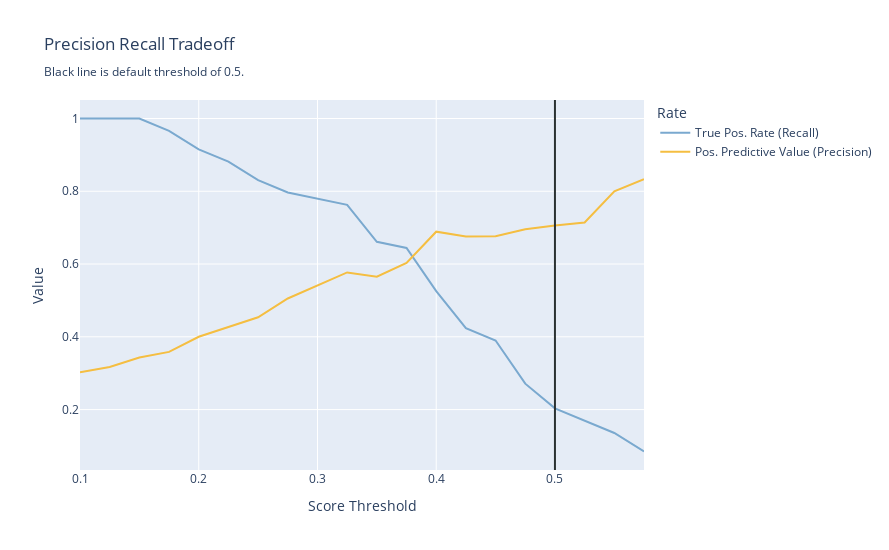

The code cell stored with this chart in its notebook:
### Code cell
fig = evaluator.plot_precision_recall_tradeoff(score_threshold_range=(0.1, 0.6),
                                               return_plotly=True)
fig.show()

### Figure 1 — Plotly figure (JSON) as saved in the notebook; plotly's stock layout.template omitted (floating-point values rounded to 4 significant figures)
{"data": [{"hovertemplate": "Rate=True Pos. Rate (Recall)<br>Score Threshold=%{x}<br>Value=%{y}<extra></extra>", "legendgroup": "True Pos. Rate (Recall)", "line": {"color": "#7AA9CF", "dash": "solid"}, "marker": {"symbol": "circle"}, "mode": "lines", "name": "True Pos. Rate (Recall)", "orientation": "v", "showlegend": true, "type": "scatter", "x": [0.1, 0.125, 0.15, 0.175, 0.2, 0.225, 0.25, 0.275, 0.3, 0.325, 0.35, 0.375, 0.4, 0.425, 0.45, 0.475, 0.5, 0.525, 0.55, 0.575], "xaxis": "x", "y": [1, 1, 1, 0.9661, 0.9153, 0.8814, 0.8305, 0.7966, 0.7797, 0.7627, 0.661, 0.6441, 0.5254, 0.4237, 0.3898, 0.2712, 0.2034, 0.1695, 0.1356, 0.08475], "yaxis": "y"}, {"hovertemplate": "Rate=Pos. Predictive Value (Precision)<br>Score Threshold=%{x}<br>Value=%{y}<extra></extra>", "legendgroup": "Pos. Predictive Value (Precision)", "line": {"color": "#F5BE41", "dash": "solid"}, "marker": {"symbol": "circle"}, "mode": "lines", "name": "Pos. Predictive Value (Precision)", "orientation": "v", "showlegend": true, "type": "scatter", "x": [0.1, 0.125, 0.15, 0.175, 0.2, 0.225, 0.25, 0.275, 0.3, 0.325, 0.35, 0.375, 0.4, 0.425, 0.45, 0.475, 0.5, 0.525, 0.55, 0.575], "xaxis": "x", "y": [0.3026, 0.3172, 0.343, 0.3585, 0.4, 0.4262, 0.4537, 0.5054, 0.5412, 0.5769, 0.5652, 0.6032, 0.6889, 0.6757, 0.6765, 0.6957, 0.7059, 0.7143, 0.8, 0.8333], "yaxis": "y"}], "layout": {"height": 550, "legend": {"title": {"text": "Rate"}, "tracegroupgap": 0}, "shapes": [{"line": {"color": "#2A3132"}, "type": "line", "x0": 0.5, "x1": 0.5, "xref": "x", "y0": 0, "y1": 1, "yref": "y domain"}], "title": {"text": "Precision Recall Tradeoff<br><sub>Black line is default threshold of 0.5.</sub>"}, "width": 889.9, "xaxis": {"anchor": "y", "domain": [0, 1], "title": {"text": "Score Threshold"}}, "yaxis": {"anchor": "x", "domain": [0, 1], "title": {"text": "Value"}}}}
